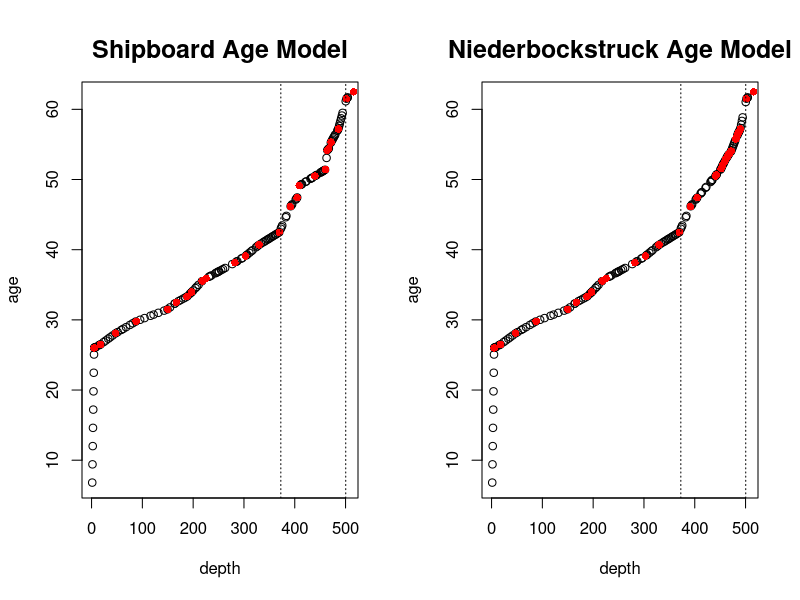
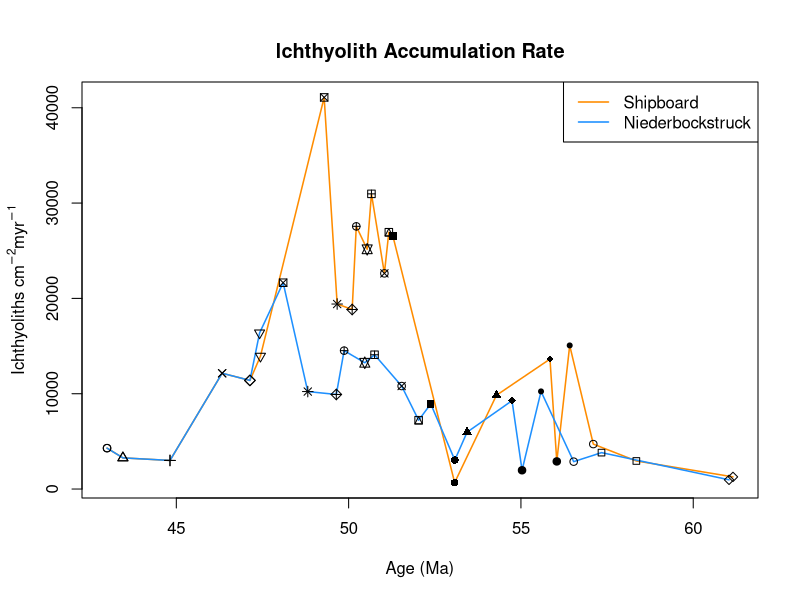

Recreate these plots in R, in order. (Note: this script raises an error after producing the figures.)
############################
#                          #
#     Age Model Setups     #
#                          #
############################

# This script calculates age-depth, sedimentation rate, and ichthyolith accumulation rates for
# the processed samples in the dataset.


##### Functions #####

# Interpolation function for calculating age from age-depth (pointer) and depths.out (sample depths)
ageDepth.fn <- function(ages.pointer, depths.pointer, depths.out, plot.out = FALSE) {
   agemodel <- approx(x = depths.pointer, y = ages.pointer, xout = depths.out)

   if(plot.out == TRUE) {
      plot(agemodel, xlab = 'depth', ylab = 'age')
      points(depths.pointer, ages.pointer, pch = 16, col = 'red')
   }
   names(agemodel) <- c('depth', 'age')
   return(agemodel)
}

# Sedimentation rate calculation

sedRate.cm.myr.fn <- function(ages, depths) {

   sed.rate <- c(0) #give 0 value to first sample - this will be overwritten at the end

   for(i in 2:length(ages)) {
      sed.rate[i] <- ((depths[i]-depths[i-1])*100)/(ages[i]-ages[i-1])
   }
   sed.rate[1] <- sed.rate[2]
   return(sed.rate)
}


##### Call in and select relevant data for EECO Dataset from whole processing log #####

all_data <- read.csv('data/U1553_Processing_Log - Sample_Processing.csv', skip = 2, header = TRUE)

# pull full IODP sample information, ccsf, dry bulk density (DBD), total ichthyoliths for IAR calculation
relevant_columns <- c(1,2,3,4,5,6,7,8,9,10,11,12,13,14,15,23,52)
# Be sure to check this!! Really just need sample number, ccsf, DBD, and total ichthyoliths

all_data <- all_data[,relevant_columns]


##### Age-Depth Tables for age models used in this study #####

### Shipboard age depth model ###
shipboard_age_table <- read.csv('data/U1553_Processing_Log - Age_Model_Shipboard_T19.csv',
                                skip = 4, header = TRUE)

shipboard_pointers <- data.frame(age = shipboard_age_table$Age..Ma.,
                                 ccsf.mid = shipboard_age_table$Midpoint_ccsf.a)

#Calculate age-depth and view plot
shipboard_ages <- ageDepth.fn(ages.pointer = shipboard_pointers$age,
                              depths.pointer = shipboard_pointers$ccsf.mid,
                              depths.out = all_data$Mid.depth.CCSF..calc.,
                              plot.out = F)

all_data$shipboard_ages <- shipboard_ages$age

all_data$shipboard_sedrate <- sedRate.cm.myr.fn(ages = all_data$shipboard_ages,
                                                depths = all_data$Mid.depth.CCSF..calc.)

# Calculate IAR: IAR (ich/cm2/myr) = ich/g * g/cm3 * cm/myr
all_data$shipboard_IAR <- (all_data$Total.Ichthyoliths..manual./all_data$Dry.Weight) * all_data$shipboard_sedrate * all_data$DBD..variable..g.cm.3.


#### Niederbockstruck et al age model ###

nieder_age_table <- read.csv('data/U1553_Processing_Log - Age_Model_Niederbockstruck_splice.csv',
                             skip = 3, header = TRUE)
nieder_pointers <- data.frame(age = nieder_age_table$Age.Ma,
                              ccsf.mid = nieder_age_table$mid_ccsf.a)

#Calculate age-depth and view plot
nieder_ages <- ageDepth.fn(ages.pointer = nieder_pointers$age,
                           depths.pointer = nieder_pointers$ccsf.mid,
                           depths.out = all_data$Mid.depth.CCSF..calc.,
                           plot.out = F)


all_data$nieder_ages <- nieder_ages$age

all_data$nieder_sedrate <- sedRate.cm.myr.fn(ages = all_data$nieder_ages,
                                             depths = all_data$Mid.depth.CCSF..calc.)

all_data$nieder_IAR <- (all_data$Total.Ichthyoliths..manual./all_data$Dry.Weight) * all_data$nieder_sedrate * all_data$DBD..variable..g.cm.3.


##### Pull only the E. Eocene samples that were processed as part of this study #####
chas_sample_IDs <- c(93, 95, 97, 99, 101, 103, 105, 107, 109, 111, 113, 115,
                     117, 119, 121, 123, 125, 130, 131, 133, 135, 139, 143)

chas_dataset <- all_data[chas_sample_IDs,]

##### Figures comparing age models #####

### 2-panel age-depth plot ###
par(mfrow = c(1,2))
# shipboard age model
shipboard_ages <- ageDepth.fn(ages.pointer = shipboard_pointers$age,
                              depths.pointer = shipboard_pointers$ccsf.mid,
                              depths.out = all_data$Mid.depth.CCSF..calc.,
                              plot.out = T)
mtext("Shipboard Age Model", side = 3, line = 1, cex = 1.5, font = 2)
abline(v=min(chas_dataset$Mid.depth.CCSF..calc.), lty = 3)
abline(v=max(chas_dataset$Mid.depth.CCSF..calc.), lty = 3)

# Niederbockstruck age model
nieder_ages <- ageDepth.fn(ages.pointer = nieder_pointers$age,
                           depths.pointer = nieder_pointers$ccsf.mid,
                           depths.out = all_data$Mid.depth.CCSF..calc.,
                           plot.out = T)
mtext("Niederbockstruck Age Model", side = 3, line = 1, cex = 1.5, font = 2)
abline(v=min(chas_dataset$Mid.depth.CCSF..calc.), lty = 3)
abline(v=max(chas_dataset$Mid.depth.CCSF..calc.), lty = 3)


### Line plots comparing the two different IARs ###
par(mfrow = c(1,1))
plot(chas_dataset$shipboard_ages, chas_dataset$shipboard_IAR,
     type = 'l', col = 'darkorange', lwd = 1.5,
     xlab = '',
     ylab = '')
points(chas_dataset$nieder_ages, chas_dataset$nieder_IAR, type = 'l', col = 'dodgerblue', lwd = 1.5)

# Add data points to compare exact samples to each other:
points(chas_dataset$shipboard_ages, chas_dataset$shipboard_IAR, pch = c(1:23))
points(chas_dataset$nieder_ages, chas_dataset$nieder_IAR, pch = c(1:23))

# legend and Axis labels
legend('topright', legend = c("Shipboard", "Niederbockstruck"),
       lty = 1, lwd = 1.5, col = c('darkorange', 'dodgerblue'))
mtext('Age (Ma)', side = 1, line = 3)
mtext(expression("Ichthyoliths " * cm^-2 * myr^-1), side = 2, line = 2.5)
mtext("Ichthyolith Accumulation Rate", side = 3, line = 1, cex = 1.2, font = 2)




################### Range Chart Comparisons #####################
morphs <- read.csv("data/ToothMorph_V0.4_Morphotypes - Chas_U1553.csv")

age.lookup.fn <- function(x, dataset, key.column, return.column) {
   lookup_table <- data.frame(key = dataset[,key.column], return = dataset[,return.column])
   xx <- which(key.column %in% x) #figure out the right array line to look up
   return.value <- dataset[xx, return.column]
   return(return.value)
}

morphs$shipboard_ages <- apply(morphs$Sample.number, 1, age.lookup.fn)

# which(chas_dataset$Serial.. %in% x) #returns correct values
